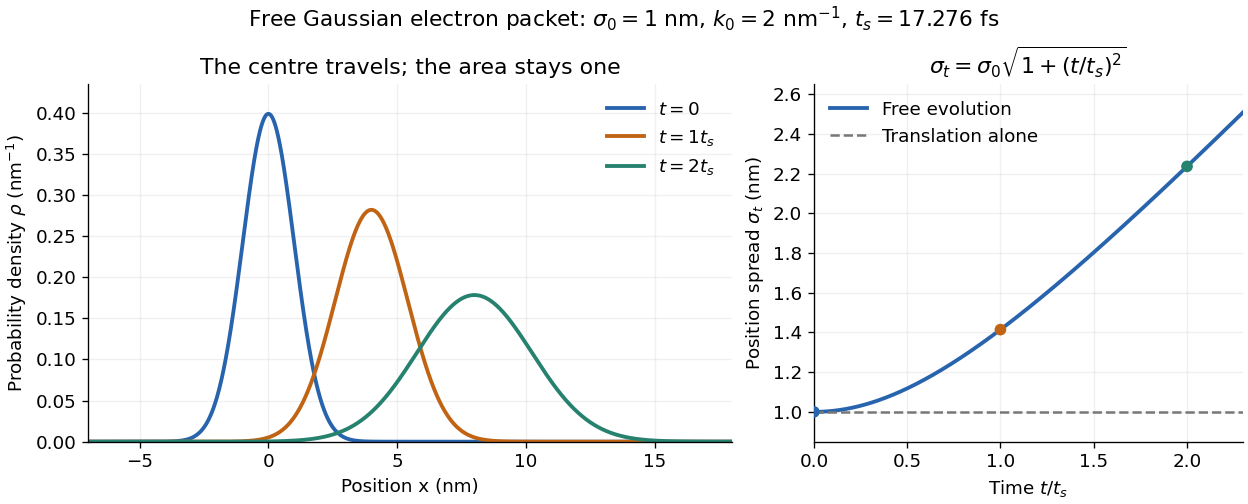

Here is the Python script that generated this plot:
"""Free electron packet; tested with Python 3.14, NumPy 2.3.5, Matplotlib 3.10.7.

Run from _media. FFT evolution independently checks the closed-form solution,
normalization, position moments and the unchanged momentum distribution.
"""

import json
from pathlib import Path

import matplotlib.pyplot as plt
import numpy as np


def packet(x, tau, k0=2.0):
    """Dimensionless x/sigma_0; sigma_0=1, hbar=1, m=1/2, t=tau."""
    return (2 * np.pi) ** (-0.25) / np.sqrt(1 + 1j * tau) * np.exp(
        -(x - 2 * k0 * tau) ** 2 / (4 * (1 + 1j * tau))
        + 1j * k0 * x - 1j * k0**2 * tau
    )


def checks():
    # Periodic FFT box is much wider than every occupied packet in this check.
    x = np.linspace(-128, 128, 32768, endpoint=False)
    dx = x[1] - x[0]
    k = 2 * np.pi * np.fft.fftfreq(x.size, dx)
    a0 = np.fft.fft(packet(x, 0))
    weights = np.abs(a0) ** 2 / np.sum(np.abs(a0) ** 2)
    assert abs(np.sum(k * weights) - 2) < 1e-12
    assert abs(np.sum((k - 2) ** 2 * weights) - 0.25) < 1e-12
    results = []
    for tau in (0, 0.5, 1, 2, 3):
        evolved = np.fft.ifft(a0 * np.exp(-1j * k**2 * tau))
        rho = np.abs(evolved) ** 2
        norm = dx * np.sum(rho)
        mean = dx * np.sum(x * rho)
        variance = dx * np.sum((x - mean) ** 2 * rho)
        error = np.sqrt(dx * np.sum(np.abs(evolved - packet(x, tau)) ** 2))
        spectral_energy = np.sum(k**2 * np.abs(np.fft.fft(evolved)) ** 2) / np.sum(np.abs(a0) ** 2)
        assert abs(norm - 1) < 2e-12
        assert abs(mean - 4 * tau) < 2e-12
        assert abs(variance - (1 + tau**2)) < 2e-11
        assert error < 2e-12
        assert abs(spectral_energy - 4.25) < 2e-12
        results.append(dict(tau=tau, norm=float(norm), mean=float(mean),
                            variance=float(variance), fft_l2_error=float(error),
                            mean_dimensionless_energy=float(spectral_energy)))
    hbar, mass, sigma0, k0 = 1.054571817e-34, 9.1093837e-31, 1e-9, 2e9
    ts = 2 * mass * sigma0**2 / hbar
    speed = hbar * k0 / mass
    energy = hbar**2 / (2 * mass) * (k0**2 + 1 / (4 * sigma0**2))
    return dict(method="FFT exp(-ik^2 tau), independent of closed-form evolution",
                samples=results, t_s_fs=ts / 1e-15, speed_m_s=speed,
                momentum_sd_kg_m_s=hbar / (2 * sigma0),
                kinetic_energy_eV=energy / 1.602176634e-19)


def main():
    result = checks()
    plt.rcParams.update({"font.size": 11, "figure.facecolor": "white",
                         "axes.spines.top": False, "axes.spines.right": False})
    fig, axes = plt.subplots(1, 2, figsize=(10.4, 4.2), layout="constrained",
                             gridspec_kw={"width_ratios": [1.5, 1]})
    x = np.linspace(-7, 18, 1800)
    colors = ("#2864ad", "#c06414", "#26816e")
    for tau, color in zip((0, 1, 2), colors):
        axes[0].plot(x, np.abs(packet(x, tau)) ** 2, color=color, lw=2.3,
                     label=rf"$t={tau}t_s$" if tau else "$t=0$")
    axes[0].set(xlabel="Position x (nm)", ylabel=r"Probability density $\rho$ (nm$^{-1}$)",
                xlim=(-7, 18), ylim=(0, 0.435), title="The centre travels; the area stays one")
    axes[0].legend(frameon=False)
    tau = np.linspace(0, 2.3, 400)
    axes[1].plot(tau, np.sqrt(1 + tau**2), color=colors[0], lw=2.3, label="Free evolution")
    axes[1].axhline(1, color="#777777", ls="--", lw=1.5, label="Translation alone")
    axes[1].scatter([0, 1, 2], np.sqrt(1 + np.array([0, 1, 2]) ** 2), c=colors, zorder=3)
    axes[1].set(xlabel=r"Time $t/t_s$", ylabel=r"Position spread $\sigma_t$ (nm)",
                title=r"$\sigma_t=\sigma_0\sqrt{1+(t/t_s)^2}$", xlim=(0, 2.3), ylim=(0.85, 2.65))
    axes[1].legend(loc="upper left", frameon=False)
    for ax in axes:
        ax.grid(alpha=0.18)
    fig.suptitle(r"Free Gaussian electron packet: $\sigma_0=1$ nm, $k_0=2$ nm$^{-1}$, $t_s=17.276$ fs", fontsize=13)
    fig.savefig(Path(__file__).stem + ".png", dpi=120, facecolor="white", transparent=False)
    plt.close(fig)
    print(json.dumps(result, indent=2))


if __name__ == "__main__":
    main()
